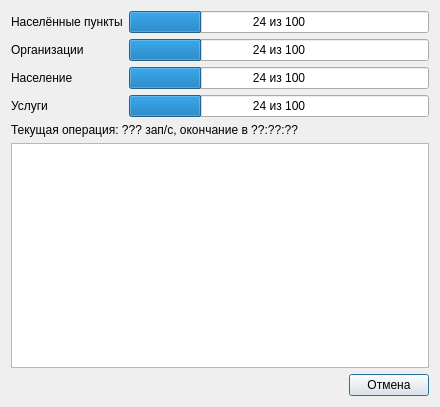
<?xml version="1.0" encoding="UTF-8"?>
<ui version="4.0">
 <class>ProgressDialog</class>
 <widget class="QDialog" name="ProgressDialog">
  <property name="geometry">
   <rect>
    <x>0</x>
    <y>0</y>
    <width>440</width>
    <height>407</height>
   </rect>
  </property>
  <property name="windowTitle">
   <string>Процесс загрузки данных</string>
  </property>
  <layout class="QGridLayout" name="gridLayout">
   <item row="3" column="0">
    <widget class="QLabel" name="lblServices">
     <property name="text">
      <string>Услуги</string>
     </property>
    </widget>
   </item>
   <item row="3" column="1">
    <widget class="QProgressBar" name="prbServices">
     <property name="value">
      <number>24</number>
     </property>
     <property name="format">
      <string>%v из %m</string>
     </property>
    </widget>
   </item>
   <item row="4" column="0" colspan="2">
    <widget class="QLabel" name="lblElapsed">
     <property name="text">
      <string>Текущая операция: ??? зап/с, окончание в ??:??:??</string>
     </property>
    </widget>
   </item>
   <item row="2" column="1">
    <widget class="QProgressBar" name="prbClients">
     <property name="value">
      <number>24</number>
     </property>
     <property name="orientation">
      <enum>Qt::Horizontal</enum>
     </property>
     <property name="format">
      <string>%v из %m</string>
     </property>
    </widget>
   </item>
   <item row="6" column="0" colspan="2">
    <layout class="QHBoxLayout">
     <property name="spacing">
      <number>4</number>
     </property>
     <property name="margin">
      <number>0</number>
     </property>
     <item>
      <spacer>
       <property name="orientation">
        <enum>Qt::Horizontal</enum>
       </property>
       <property name="sizeHint" stdset="0">
        <size>
         <width>331</width>
         <height>20</height>
        </size>
       </property>
      </spacer>
     </item>
     <item>
      <widget class="QPushButton" name="btnCancel">
       <property name="text">
        <string>Отмена</string>
       </property>
       <property name="default">
        <bool>true</bool>
       </property>
      </widget>
     </item>
    </layout>
   </item>
   <item row="2" column="0">
    <widget class="QLabel" name="lblClients">
     <property name="text">
      <string>Население</string>
     </property>
    </widget>
   </item>
   <item row="0" column="1">
    <widget class="QProgressBar" name="prbPlaces">
     <property name="value">
      <number>24</number>
     </property>
     <property name="orientation">
      <enum>Qt::Horizontal</enum>
     </property>
     <property name="format">
      <string>%v из %m</string>
     </property>
    </widget>
   </item>
   <item row="0" column="0">
    <widget class="QLabel" name="lblPlaces">
     <property name="text">
      <string>Населённые пункты</string>
     </property>
    </widget>
   </item>
   <item row="5" column="0" colspan="2">
    <widget class="QTextBrowser" name="logBrowser"/>
   </item>
   <item row="1" column="0">
    <widget class="QLabel" name="lblOrgs">
     <property name="text">
      <string>Организации</string>
     </property>
    </widget>
   </item>
   <item row="1" column="1">
    <widget class="QProgressBar" name="prbOrgs">
     <property name="value">
      <number>24</number>
     </property>
     <property name="format">
      <string>%v из %m</string>
     </property>
    </widget>
   </item>
  </layout>
  <action name="actStartWork">
   <property name="text">
    <string>startWork</string>
   </property>
  </action>
 </widget>
 <resources/>
 <connections/>
</ui>
